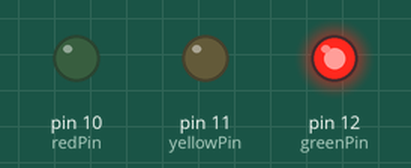
Recording of a sketch running on a simulated Arduino Uno, built with avr-gcc and run on an emulated ATmega328P. On the bench: output pins drawn as LEDs (lit = HIGH).

Above: at 2.5 s.
At 5.5 s:
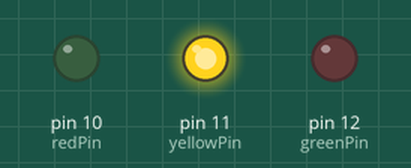
At 8.5 s:
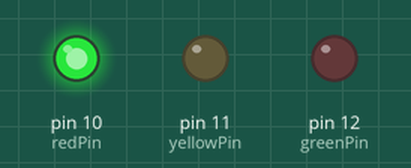
Timing chart, 0 to 14.3 s (numbered marks = the images above):
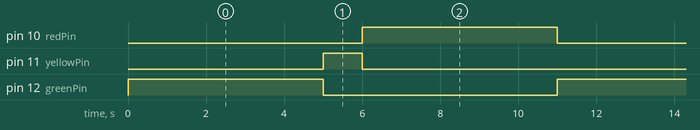

Measured:
- by itself, pin 10 (redPin), pin 12 (greenPin): alternates HIGH for 5.0 s and LOW for 6.0 s
- by itself, pin 11 (yellowPin): alternates HIGH for 1.0 s and LOW for 10.0 s
- by itself, everything shown: repeats every 11.0 s, in 4 steps

The sketch:

EE001_traffic_light.ino
```cpp
// 電子控制01 紅綠燈

int greenPin = 12;
int yellowPin = 11;
int redPin = 10;

void setup() {
  // put your setup code here, to run once:
  pinMode(greenPin, OUTPUT);
  pinMode(yellowPin, OUTPUT);
  pinMode(redPin, OUTPUT);
}

void loop() {
  // put your main code here, to run repeatedly:

  //綠燈亮5秒
  digitalWrite(greenPin, HIGH);
  delay(5000);
  digitalWrite(greenPin, LOW);

  //黃燈亮1秒
  digitalWrite(yellowPin, HIGH);
  delay(1000);
  digitalWrite(yellowPin, LOW);
  //紅燈亮5秒
  digitalWrite(redPin, HIGH);
  delay(5000);
  digitalWrite(redPin, LOW);
}
```
